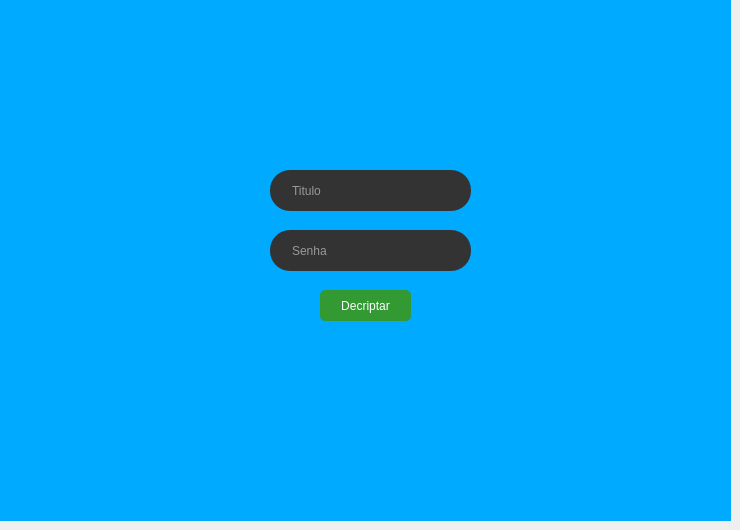
       <widget class="QWidget" name="page_eleitor">
        <widget class="QFrame" name="frame_eleitor">
         <property name="geometry">
          <rect>
           <x>0</x>
           <y>0</y>
           <width>731</width>
           <height>521</height>
          </rect>
         </property>
         <property name="frameShape">
          <enum>QFrame::StyledPanel</enum>
         </property>
         <property name="frameShadow">
          <enum>QFrame::Raised</enum>
         </property>
         <widget class="QLabel" name="fundo_10">
          <property name="geometry">
           <rect>
            <x>0</x>
            <y>0</y>
            <width>731</width>
            <height>521</height>
           </rect>
          </property>
          <property name="styleSheet">
           <string notr="true">background-color: rgb(0, 170, 255);</string>
          </property>
          <property name="text">
           <string/>
          </property>
         </widget>
         <widget class="QLineEdit" name="senha_decrypt">
          <property name="geometry">
           <rect>
            <x>270</x>
            <y>230</y>
            <width>201</width>
            <height>41</height>
           </rect>
          </property>
          <property name="palette">
           <palette>
            <active>
             <colorrole role="WindowText">
              <brush brushstyle="SolidPattern">
               <color alpha="255">
                <red>254</red>
                <green>254</green>
                <blue>254</blue>
               </color>
              </brush>
             </colorrole>
             <colorrole role="Button">
              <brush brushstyle="SolidPattern">
               <color alpha="255">
                <red>51</red>
                <green>51</green>
                <blue>51</blue>
               </color>
              </brush>
             </colorrole>
             <colorrole role="Text">
              <brush brushstyle="SolidPattern">
               <color alpha="255">
                <red>254</red>
                <green>254</green>
                <blue>254</blue>
               </color>
              </brush>
             </colorrole>
             <colorrole role="ButtonText">
              <brush brushstyle="SolidPattern">
               <color alpha="255">
                <red>254</red>
                <green>254</green>
                <blue>254</blue>
               </color>
              </brush>
             </colorrole>
             <colorrole role="Base">
              <brush brushstyle="SolidPattern">
               <color alpha="255">
                <red>51</red>
                <green>51</green>
                <blue>51</blue>
               </color>
              </brush>
             </colorrole>
             <colorrole role="Window">
              <brush brushstyle="SolidPattern">
               <color alpha="255">
                <red>51</red>
                <green>51</green>
                <blue>51</blue>
               </color>
              </brush>
             </colorrole>
            </active>
            <inactive>
             <colorrole role="WindowText">
              <brush brushstyle="SolidPattern">
               <color alpha="255">
                <red>254</red>
                <green>254</green>
                <blue>254</blue>
               </color>
              </brush>
             </colorrole>
             <colorrole role="Button">
              <brush brushstyle="SolidPattern">
               <color alpha="255">
                <red>51</red>
                <green>51</green>
                <blue>51</blue>
               </color>
              </brush>
             </colorrole>
             <colorrole role="Text">
              <brush brushstyle="SolidPattern">
               <color alpha="255">
                <red>254</red>
                <green>254</green>
                <blue>254</blue>
               </color>
              </brush>
             </colorrole>
             <colorrole role="ButtonText">
              <brush brushstyle="SolidPattern">
               <color alpha="255">
                <red>254</red>
                <green>254</green>
                <blue>254</blue>
               </color>
              </brush>
             </colorrole>
             <colorrole role="Base">
              <brush brushstyle="SolidPattern">
               <color alpha="255">
                <red>51</red>
                <green>51</green>
                <blue>51</blue>
               </color>
              </brush>
             </colorrole>
             <colorrole role="Window">
              <brush brushstyle="SolidPattern">
               <color alpha="255">
                <red>51</red>
                <green>51</green>
                <blue>51</blue>
               </color>
              </brush>
             </colorrole>
            </inactive>
            <disabled>
             <colorrole role="WindowText">
              <brush brushstyle="SolidPattern">
               <color alpha="255">
                <red>254</red>
                <green>254</green>
                <blue>254</blue>
               </color>
              </brush>
             </colorrole>
             <colorrole role="Button">
              <brush brushstyle="SolidPattern">
               <color alpha="255">
                <red>51</red>
                <green>51</green>
                <blue>51</blue>
               </color>
              </brush>
             </colorrole>
             <colorrole role="Text">
              <brush brushstyle="SolidPattern">
               <color alpha="255">
                <red>254</red>
                <green>254</green>
                <blue>254</blue>
               </color>
              </brush>
             </colorrole>
             <colorrole role="ButtonText">
              <brush brushstyle="SolidPattern">
               <color alpha="255">
                <red>254</red>
                <green>254</green>
                <blue>254</blue>
               </color>
              </brush>
             </colorrole>
             <colorrole role="Base">
              <brush brushstyle="SolidPattern">
               <color alpha="255">
                <red>51</red>
                <green>51</green>
                <blue>51</blue>
               </color>
              </brush>
             </colorrole>
             <colorrole role="Window">
              <brush brushstyle="SolidPattern">
               <color alpha="255">
                <red>51</red>
                <green>51</green>
                <blue>51</blue>
               </color>
              </brush>
             </colorrole>
            </disabled>
           </palette>
          </property>
          <property name="font">
           <font>
            <kerning>true</kerning>
           </font>
          </property>
          <property name="layoutDirection">
           <enum>Qt::LeftToRight</enum>
          </property>
          <property name="styleSheet">
           <string notr="true">padding-left: 20px;
padding-right: 20px;
border-radius: 20px;
background: #333;
color: #fefefe;</string>
          </property>
          <property name="text">
           <string/>
          </property>
          <property name="frame">
           <bool>false</bool>
          </property>
          <property name="echoMode">
           <enum>QLineEdit::Password</enum>
          </property>
          <property name="cursorPosition">
           <number>0</number>
          </property>
          <property name="placeholderText">
           <string>Senha</string>
          </property>
         </widget>
         <widget class="QPushButton" name="decriptar">
          <property name="geometry">
           <rect>
            <x>320</x>
            <y>290</y>
            <width>91</width>
            <height>31</height>
           </rect>
          </property>
          <property name="styleSheet">
           <string notr="true">Padding: 1px;
Border-radius: 5px;
Background: #393;
Color: #fefefe;</string>
          </property>
          <property name="text">
           <string>Decriptar</string>
          </property>
          <property name="autoDefault">
           <bool>true</bool>
          </property>
          <property name="default">
           <bool>false</bool>
          </property>
         </widget>
         <widget class="QLineEdit" name="tituloeleitor">
          <property name="geometry">
           <rect>
            <x>270</x>
            <y>170</y>
            <width>201</width>
            <height>41</height>
           </rect>
          </property>
          <property name="palette">
           <palette>
            <active>
             <colorrole role="WindowText">
              <brush brushstyle="SolidPattern">
               <color alpha="255">
                <red>254</red>
                <green>254</green>
                <blue>254</blue>
               </color>
              </brush>
             </colorrole>
             <colorrole role="Button">
              <brush brushstyle="SolidPattern">
               <color alpha="255">
                <red>51</red>
                <green>51</green>
                <blue>51</blue>
               </color>
              </brush>
             </colorrole>
             <colorrole role="Text">
              <brush brushstyle="SolidPattern">
               <color alpha="255">
                <red>254</red>
                <green>254</green>
                <blue>254</blue>
               </color>
              </brush>
             </colorrole>
             <colorrole role="ButtonText">
              <brush brushstyle="SolidPattern">
               <color alpha="255">
                <red>254</red>
                <green>254</green>
                <blue>254</blue>
               </color>
              </brush>
             </colorrole>
             <colorrole role="Base">
              <brush brushstyle="SolidPattern">
               <color alpha="255">
                <red>51</red>
                <green>51</green>
                <blue>51</blue>
               </color>
              </brush>
             </colorrole>
             <colorrole role="Window">
              <brush brushstyle="SolidPattern">
               <color alpha="255">
                <red>51</red>
                <green>51</green>
                <blue>51</blue>
               </color>
              </brush>
             </colorrole>
            </active>
            <inactive>
             <colorrole role="WindowText">
              <brush brushstyle="SolidPattern">
               <color alpha="255">
                <red>254</red>
                <green>254</green>
                <blue>254</blue>
               </color>
              </brush>
             </colorrole>
             <colorrole role="Button">
              <brush brushstyle="SolidPattern">
               <color alpha="255">
                <red>51</red>
                <green>51</green>
                <blue>51</blue>
               </color>
              </brush>
             </colorrole>
             <colorrole role="Text">
              <brush brushstyle="SolidPattern">
               <color alpha="255">
                <red>254</red>
                <green>254</green>
                <blue>254</blue>
               </color>
              </brush>
             </colorrole>
             <colorrole role="ButtonText">
              <brush brushstyle="SolidPattern">
               <color alpha="255">
                <red>254</red>
                <green>254</green>
                <blue>254</blue>
               </color>
              </brush>
             </colorrole>
             <colorrole role="Base">
              <brush brushstyle="SolidPattern">
               <color alpha="255">
                <red>51</red>
                <green>51</green>
                <blue>51</blue>
               </color>
              </brush>
             </colorrole>
             <colorrole role="Window">
              <brush brushstyle="SolidPattern">
               <color alpha="255">
                <red>51</red>
                <green>51</green>
                <blue>51</blue>
               </color>
              </brush>
             </colorrole>
            </inactive>
            <disabled>
             <colorrole role="WindowText">
              <brush brushstyle="SolidPattern">
               <color alpha="255">
                <red>254</red>
                <green>254</green>
                <blue>254</blue>
               </color>
              </brush>
             </colorrole>
             <colorrole role="Button">
              <brush brushstyle="SolidPattern">
               <color alpha="255">
                <red>51</red>
                <green>51</green>
                <blue>51</blue>
               </color>
              </brush>
             </colorrole>
             <colorrole role="Text">
              <brush brushstyle="SolidPattern">
               <color alpha="255">
                <red>254</red>
                <green>254</green>
                <blue>254</blue>
               </color>
              </brush>
             </colorrole>
             <colorrole role="ButtonText">
              <brush brushstyle="SolidPattern">
               <color alpha="255">
                <red>254</red>
                <green>254</green>
                <blue>254</blue>
               </color>
              </brush>
             </colorrole>
             <colorrole role="Base">
              <brush brushstyle="SolidPattern">
               <color alpha="255">
                <red>51</red>
                <green>51</green>
                <blue>51</blue>
               </color>
              </brush>
             </colorrole>
             <colorrole role="Window">
              <brush brushstyle="SolidPattern">
               <color alpha="255">
                <red>51</red>
                <green>51</green>
                <blue>51</blue>
               </color>
              </brush>
             </colorrole>
            </disabled>
           </palette>
          </property>
          <property name="font">
           <font>
            <kerning>true</kerning>
           </font>
          </property>
          <property name="layoutDirection">
           <enum>Qt::LeftToRight</enum>
          </property>
          <property name="styleSheet">
           <string notr="true">padding-left: 20px;
padding-right: 20px;
border-radius: 20px;
background: #333;
color: #fefefe;</string>
          </property>
          <property name="text">
           <string/>
          </property>
          <property name="frame">
           <bool>false</bool>
          </property>
          <property name="echoMode">
           <enum>QLineEdit::Normal</enum>
          </property>
          <property name="cursorPosition">
           <number>0</number>
          </property>
          <property name="placeholderText">
           <string>Titulo</string>
          </property>
         </widget>
         <widget class="QLabel" name="votouem">
          <property name="geometry">
           <rect>
            <x>180</x>
            <y>360</y>
            <width>491</width>
            <height>31</height>
           </rect>
          </property>
          <property name="styleSheet">
           <string notr="true">color: #fefefe;</string>
          </property>
          <property name="text">
           <string/>
          </property>
         </widget>
        </widget>
       </widget>
